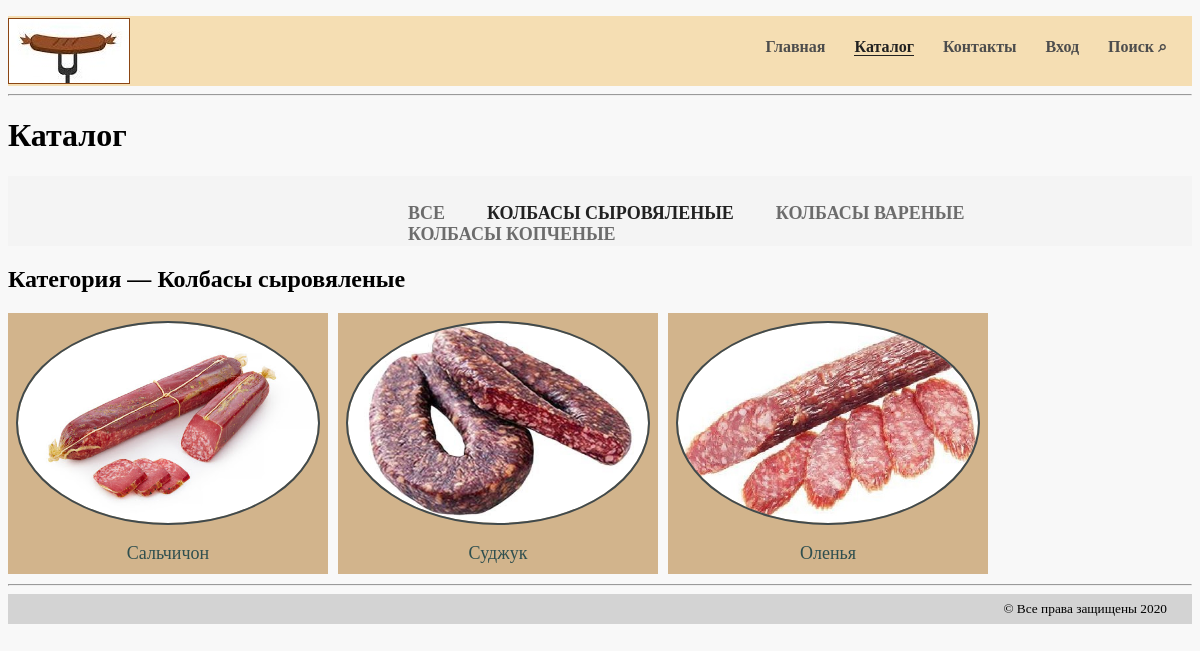
Page /category/1/catalog/ on the committed database.
### mainapp/models.py (models this page shows, shortened)
class ProductCategory(models.Model):
    name = models.CharField(verbose_name='имя', max_length=128)
    description = models.TextField(verbose_name='описание', blank=True)

class Product(models.Model):
    category = models.ForeignKey(ProductCategory, on_delete=models.CASCADE, verbose_name='категория продукта')
    name = models.CharField(verbose_name='имя продукта', max_length=128)
    image = models.ImageField(upload_to='products_images', blank=True)
    short_desc = models.CharField(verbose_name='краткое описание продукта', max_length=64, blank=True)
    description = models.TextField(verbose_name='описание продукта', blank=True)
    price = models.DecimalField(verbose_name='цена продукта', max_digits=8, decimal_places=2, default=0)
    quantity = models.IntegerField(verbose_name='количество на складе', default=0)

### mainapp/views.py (the view)
# urls.py: path('category/<int:pk>/catalog/', mainapp.category, name='category'),
def category(request, pk):
    if pk == 0:
        item = {'pk': 0, 'name': 'все'}
        products = Product.objects.all()
    else:
        item = get_object_or_404(ProductCategory, pk=pk)
        products = Product.objects.filter(category=item)
    context = {
        'page_title': 'каталог',
        'categories': ProductCategory.objects.all(),
        'item': item,
        'products': products,
    }
    return render(request, 'mainapp/category.html', context)

### mainapp/templates/mainapp/category.html
{% extends 'mainapp/common.html' %}
{% load static %}
{% block content %}
    {% include 'mainapp/includes/inc__menu.html' %}
    <hr>
    <h1>Каталог</h1>
    {% include 'mainapp/includes/inc__catalog_menu.html' %}
    <h2>Категория &mdash; {{ item.name|capfirst }}</h2>
    {% for product in products %}
        <a href="{% url 'main:product_page' pk=product.pk %}">
            <figure><img src="/media/{{ product.image }}" width="300" height="200" alt="">
                <figcaption><a href="{% url 'main:product_page' pk=product.pk %}">{{ product.name }}</a></figcaption>
            </figure>
        </a>
    {% endfor %}
{% endblock %}

### mainapp/templates/mainapp/includes/inc__catalog_menu.html
<div class="links clearfix">
    <ul class="links-menu">
        <li>
            <a href="{% url 'main:category' pk=0 %}"
               class="{% if request.resolver_match.kwargs.pk == 0 %}active{% endif %} ">
                все
            </a>
        </li>
        {% for category in categories %}
            <li>
                <a href="{% url 'main:category' pk=category.pk %}"
                   class="{% if request.resolver_match.kwargs.pk|add:0 == category.pk %}active{% endif %} ">
                    {{ category.name }}
                </a>
            </li>
        {% endfor %}
    </ul>
</div>

### static/css/style.css (style rules this page uses)
body { background-color: #f8f8f8; }
figure { background: #D2B48C; padding: 10px; width: 300px; float: left; margin: 0 10px 10px 0; text-align: center; }
figcaption a { color: #2F4F4F; text-decoration: none; font-size: 18px; }
a img { outline: 2px solid #414a4c; border-radius: 50%; margin-right: 15px; margin-bottom: 20px; float: left; }
.clearfix:after { content: ""; display: block; clear: both; }
.links { height: 70px; background-color: #f4f4f4; position: relative; padding-left: 360px; }
.links-menu { margin: 27px auto 0; position: absolute; }
.links-menu li { float: left; list-style-type: none; padding-right: 42px; }
.links-menu li a { text-decoration: none; color: #6c6c6c; font-size: 18px; font-weight: 700; text-transform: uppercase; }
.links-menu .active { color: #212121; font-size: 18px; font-weight: 700; }

### rows in the picture
ProductCategory: name "КОЛБАСЫ СЫРОВЯЛЕНЫЕ", name "Колбасы сыровяленые"
ProductCategory: name "КОЛБАСЫ ВАРЕНЫЕ"
ProductCategory: name "КОЛБАСЫ КОПЧЕНЫЕ"
Product: image (picture), name "Сальчичон"
Product: image (picture), name "Суджук"
Product: image (picture), name "Оленья"
